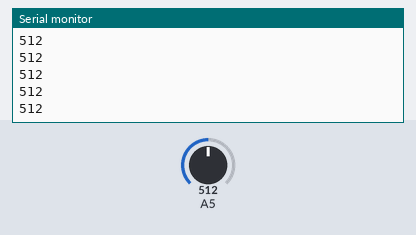
A sketch run on a simulated Arduino Uno, built with avr-gcc and run on an emulated ATmega328P. On the bench: the last lines printed to the serial monitor. The inputs (shaded band) are chosen by the test bench; at power-on: A5 = 512.

Above: at 1.2 s.
1.3 s: A5 set to 716
At 1.31 s:
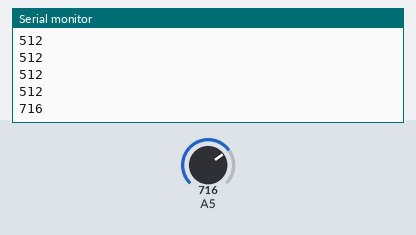
2.8 s: A5 set to 900
At 2.81 s:
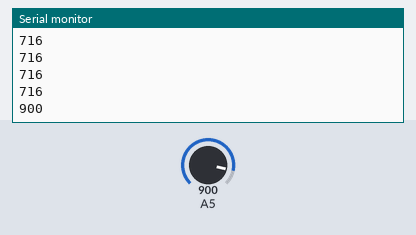
Timing chart, 0 to 5.8 s (numbered marks = the images above; inputs shaded):
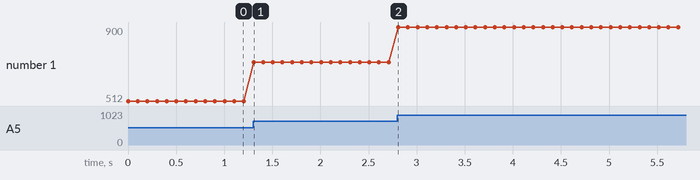

The sketch:

codigo.ino
```cpp
#define ledV1 2
#define ledA1 3
#define ledV2 4
#define ledA2 5
#define ledV3 6


long tecladoA5 = 0;


void setup()
{
Serial.begin(9600);
}

void loop()
{
  tecladoA5 = analogRead(A5);
  Serial.println(tecladoA5);
  delay(100);

  //LED 1
  if(tecladoA5 == 205)
  {
    digitalWrite(ledV1, 1);

  }else{
    digitalWrite(ledV1, 0);
  }

  //LED 2
  if(tecladoA5 == 256)
  {
    digitalWrite(ledA1, 1);

  }else{
    digitalWrite(ledA1, 0);
  }

  //LED 3
  if(tecladoA5 == 341)
  {
    digitalWrite(ledV2, 1);

  }else{
    digitalWrite(ledV2, 0);
  }

  //LED 4
  if(tecladoA5 == 511)
  {
    digitalWrite(ledA2, 1);

  }else{
    digitalWrite(ledA2, 0);
  }

  //LED 5
  if(tecladoA5 == 1023)
  {
    digitalWrite(ledV3, 1);

  }else{
    digitalWrite(ledV3, 0);
  }


}

//Botão 1 == 205
//Botão 2 == 256
//Botão 3 == 341
//Botão 4 == 511
//Botão 5 == 1023
```

Measured:
- after the input at 1.3 s, the serial monitor: prints a new line at once (image 1)
- after the input at 2.8 s, the serial monitor: prints a new line at once (image 2)
- plotted number 1: 512 → 716 after the input at 1.3 s, 716 → 900 after the input at 2.8 s
